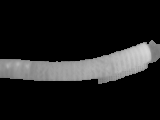
#> input picture mask/grabcut/421802_raw.bmp, 160 x 120 px, found by its file name
$ python Sliding_Window_Histogram_3.py
#> lines starting #> are read from the running program, lines starting #| are printed output that depends on the picture
### scripts/otsu+grabcut/helper.py
import os
import cv2
import math
import numpy as np
import matplotlib.pyplot as plt

from scipy import signal


# [8 lines left out: function get_img_num, not called in this run]


def sliding_window(image, stepSize, windowSize):
    for y in range(0, image.shape[0], stepSize):
        for x in range(0, image.shape[1], stepSize):
            yield (x, y, image[y:y + windowSize[1], x:x + windowSize[0]])


def gaussian(x, a, m, s):
    return a*np.exp(-((x-m)/s)**2)


def func1(x, a, b, c):
    return (a*x+b)*x+c


def func2(x, a, b):
    return a*x+b


def func3(x, a1, a2, a3, m1, m2, m3, s1, s2, s3):
    return a1*np.exp(-((x-m1)/s1)**2)+a2*np.exp(-((x-m2)/s2)**2)+a3*np.exp(-((x-m3)/s3)**2)


def func4(x, a0, a1, a2, a3, m1, m2, m3, s1, s2, s3, b0):
    return a0*x+b0+a1*np.exp(-((x-m1)/s1)**2)+a2*np.exp(-((x-m2)/s2)**2)+a3*np.exp(-((x-m3)/s3)**2)


def func5(x, a0, a1, a2, a3, m0, m1, m2, m3, s0, s1, s2, s3):
    return a0*np.exp(-((x-m0)/s0)**2)+a1*np.exp(-((x-m1)/s1)**2)+a2*np.exp(-((x-m2)/s2)**2)+a3*np.exp(-((x-m3)/s3)**2)


def get_slice(image, stepSize, windowSize):
    slice_sets = []
    for (x, y, window) in sliding_window(image, stepSize, windowSize):
        if window.shape[0] != windowSize[1] or window.shape[1] != windowSize[0]:
            continue
        slice_sets.append(image[y:y + windowSize[1], x:x + windowSize[0]])
    return slice_sets


def get_average(records):
    return sum(records) / len(records)


def get_variance(records):
    average = get_average(records)
    return sum([(x - average) ** 2 for x in records]) / len(records)


def get_standard_deviation(records):
    variance = get_variance(records)
    return math.sqrt(variance)


def get_rms(records):
    # 均方根值 反映的是有效值而不是平均值
    return math.sqrt(sum([x ** 2 for x in records]) / len(records))


# [20 lines left out: functions get_mse, get_rmse, get_mae, not called in this run]


def draw_zero_line():
    xdata = range(0, 160)
    plt.plot(np.array(xdata), [0 for i in xdata], 'b', label='curvefit values')


# [10 lines left out: functions draw_image, prepare_window, not called in this run]


def get_maxs(image, stepSize=1):
    slice_sets = get_slice(image, stepSize, (stepSize, image.shape[0]))
    maxs = []
    for img in slice_sets:
        maxs.append(np.array(img).max())
    return maxs


# [79 lines left out: functions get_diff, draw_without_axis_many, get_maximal_minimal, get_peaks, get_para_for_test_pyg, get_para_for_remote_pyg and 1 more, not called in this run]


def ylable_without_ticks(ax,ylabelStr):
    ax.set_xticks([]),ax.set_yticks([])
    ax.set_ylabel(ylabelStr,fontsize=12)

### scripts/otsu+grabcut/Sliding_Window_Histogram_3.py
# 对水平方向的切片作方差等统计值的变化曲线，效果很一般
# 直接统计最大值,效果很好
# # -*- coding: utf-8 -*-

import cv2
import matplotlib.pyplot as plt
from helper import *


if __name__ == '__main__':
    image = cv2.imread('./mask/grabcut/421802_raw.bmp')
#> image is the input picture: shape (120, 160, 3); min 0, max 215, mean 29.7
    image = cv2.blur(image, (3, 3))
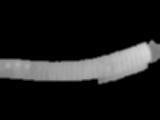
#> image: shape (120, 160, 3); min 0, max 213, mean 29.7
    stepSize = 1
    slice_sets = get_slice(image, stepSize, (1, 120))
#> after the loop in get_slice, `for (x, y, window) in sliding_window(image, stepSize, windowSize):`: slice_sets = 160 items
#> slice_sets = 160 items

    maxs = get_maxs(image)
#> after the loop in get_maxs, `for img in slice_sets:`: maxs = 160 values, max 213 at index 146, min 130 at index 156, mean 168.8
    average = []
    variance = []
    std_deviation = []
    rms = []

    for img in slice_sets:
        tmp = img.flatten()
        newvalues = [x for x in tmp if x > 0]
        average.append(get_average(newvalues))
        variance.append(get_variance(newvalues))
        std_deviation.append(get_standard_deviation(newvalues))
        rms.append(get_rms(newvalues))
#> this loop made 160 passes
#> variance in get_standard_deviation on passes 1 to 3: 1035.4, 1017, 1009.2
#> after the loop, average = 160 values, max 173.4 at index 142, min 103 at index 156, mean 141.9; rms = 160 values, max 180.2 at index 143, min 109.3 at index 156, mean 147.3; std_deviation = 160 values, max 70.58 at index 148, min 29.78 at index 32, mean 38.95; variance = 160 values, max 4980.9 at index 148, min 886.7 at index 32, mean 1559.8

    plt.figure()
    plt.subplot(5, 1, 1)
    plt.plot(maxs)
    plt.subplot(5, 1, 2)
    plt.plot(average)
    plt.subplot(5, 1, 3)
    plt.plot(variance)
    plt.subplot(5, 1, 4)
    plt.plot(std_deviation)
    plt.subplot(5, 1, 5)
    plt.plot(rms)
    plt.show()
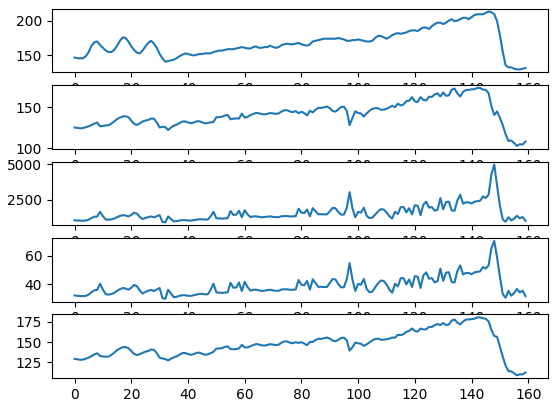
#> figure drawn by matplotlib, 5 panels; panel 1: curve peaks at x = 146, y = 213; panel 2: curve peaks at x = 142, y = 173.4; panel 3: curve peaks at x = 148, y = 4980.9; panel 4: curve peaks at x = 148, y = 70.58
